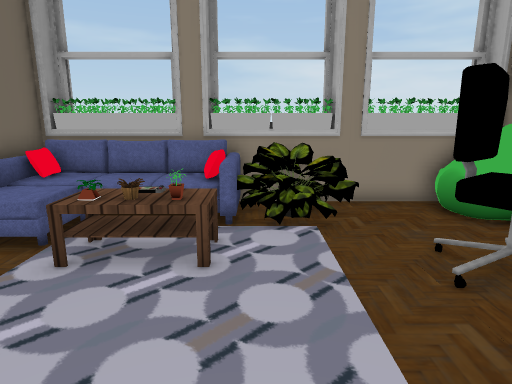
[1] (above)

12 first-person views from a walk through a 3-D level made in the Unity game engine. The camera is 1.3 m above the floor, tilts 12° down and sees 75° across. The floor is counted in squares, 0.5 m on a side. Each view is taken from the middle of a square. On the plan, view 1 faces up. The plan holds only what a view shows up to about 20 squares ahead; the rest is blank. The player character is not drawn. Door leaves are left out, so doorways stand open. Some surface patterns are stand-ins.

[2]
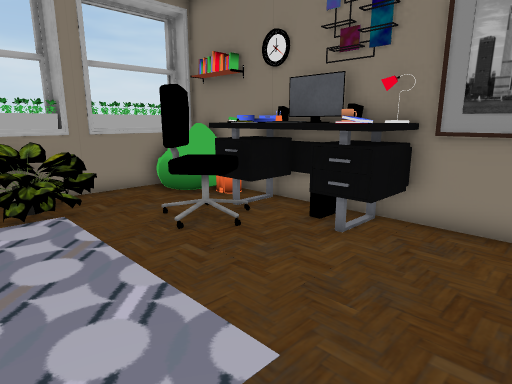

[3]
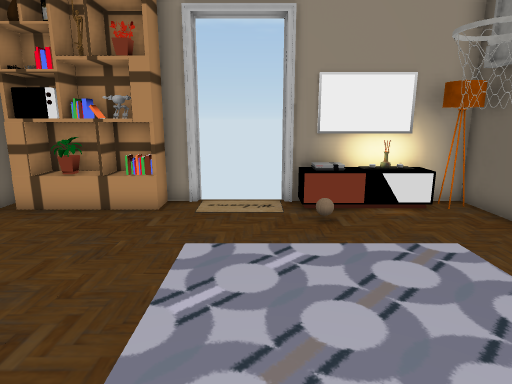

[4]
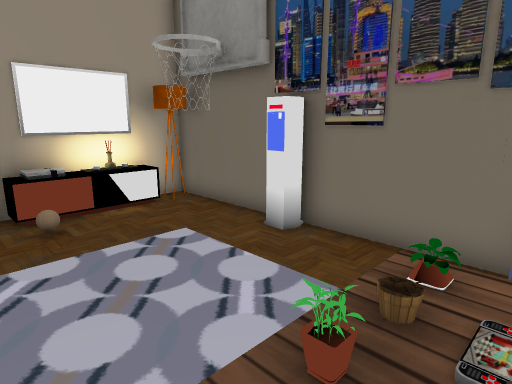

[5]
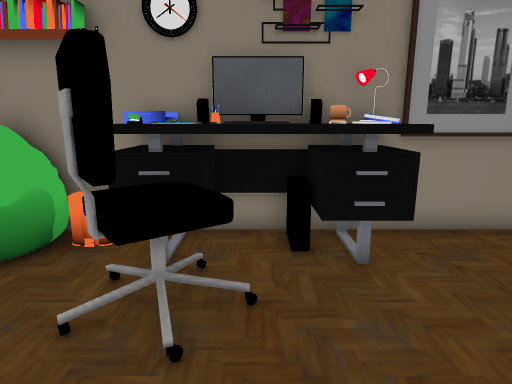

[6]
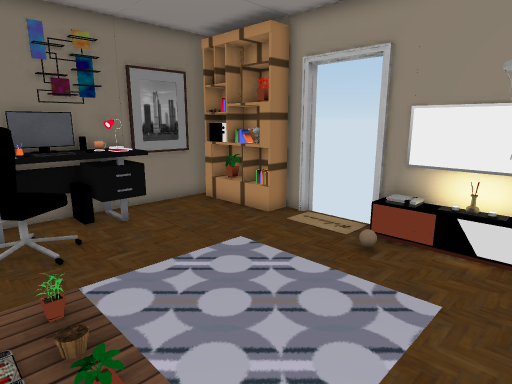

[7]
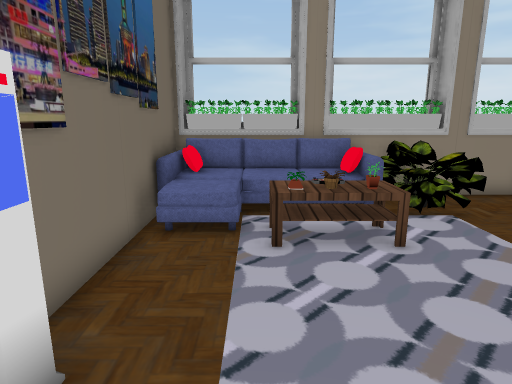

[8]
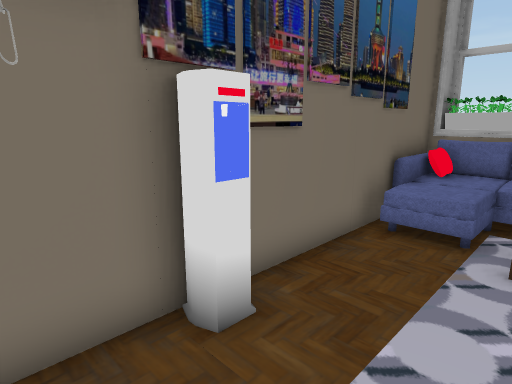

[9]
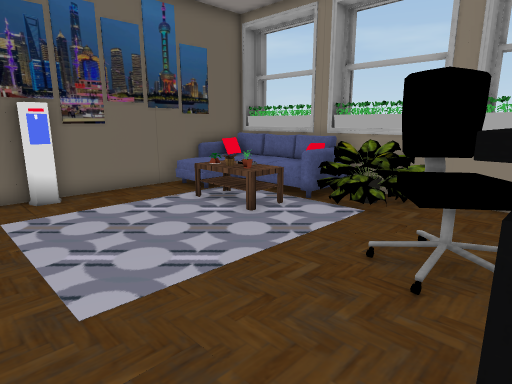

[10]
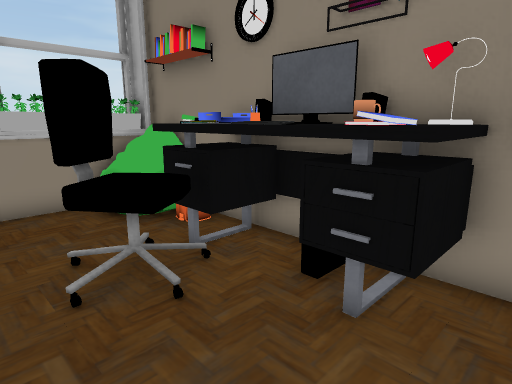

[11]
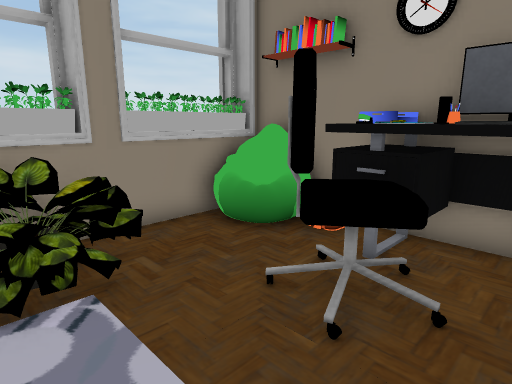

[12]
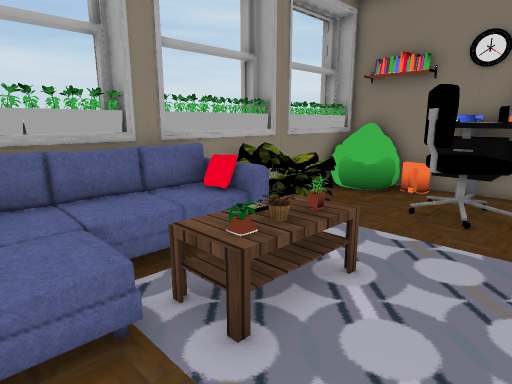

### Floor plan
Key: @ floor where view 1 was taken; # wall or solid block; . main floor; : floor 0.5 m higher than the main floor; D open door; O other object.
Columns run from 7 left of view 1 to 8 right of it. Each row starts with its distance up from view 1.
 12     ###   ##  ##
 11 ############OOO#
 10 #   OOOO.....OO#
  9 # ::::OO.....OO#
  8 # :OOOOO......O#
  7 #::OOOO. .... O#
  6 #..OOOO  . OOOO#
  5 #...     ..OO O#
  4 #...   . ..O.OO#
  3 #...   . ....OO#
  2 #O..     ....OO#
  1 #O..     ....OO#
  0 # .....@.......#
 -1 #OO............#
 -2 #OO............#
 -3 #OOOOOO  .OOOOO#
 -4 ######DDDD######

Where each view was taken, in squares from view 1:
view 1: 0 up, 0 right, facing up
view 2: 2 down, 1 left, facing up-right
view 3: 7 up, 0 right, facing down
view 4: 7 up, 0 right, facing down-left
view 5: 4 up, 0 right, facing right
view 6: 7 up, 6 left, facing down-right
view 7: 1 down, 4 left, facing up
view 8: 1 down, 3 left, facing up-left
view 9: 1 down, 6 right, facing up-left
view 10: 0 up, 2 right, facing up-right
view 11: 3 up, 0 right, facing up-right
view 12: 3 up, 6 left, facing up-right
